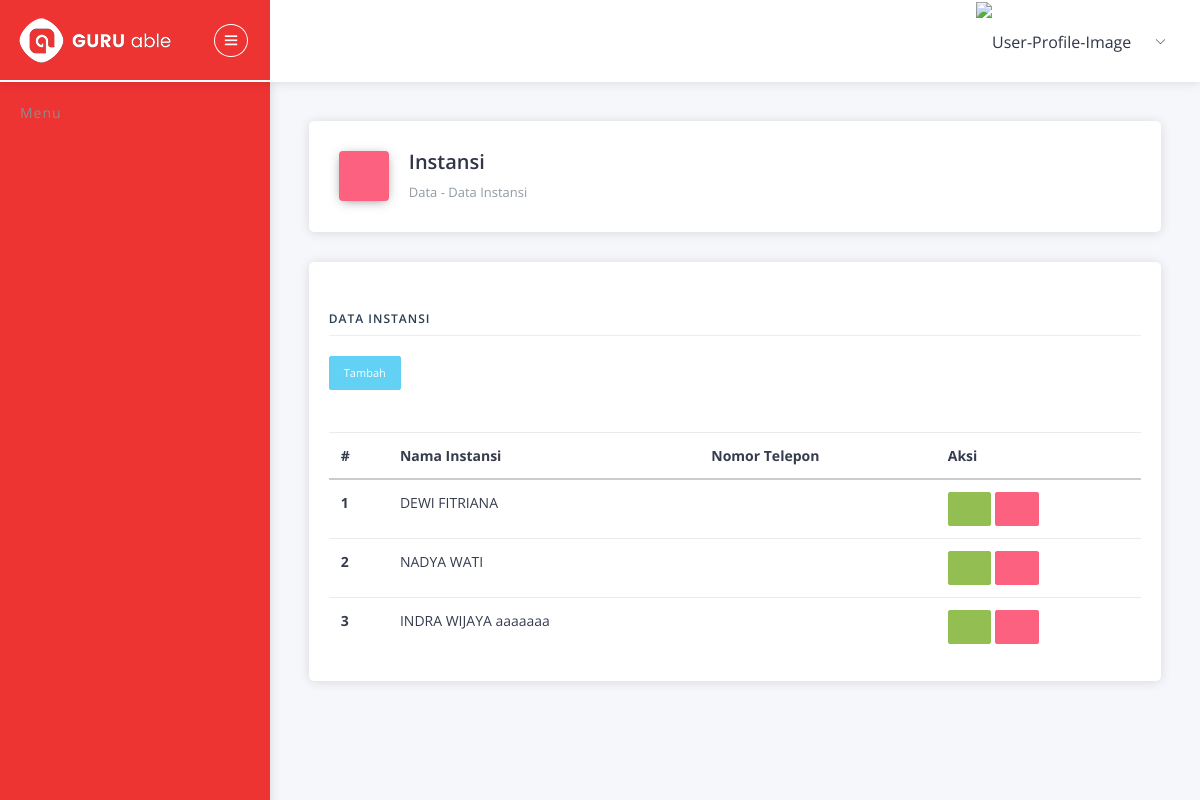
/, run on an earlier commit of the app's database.
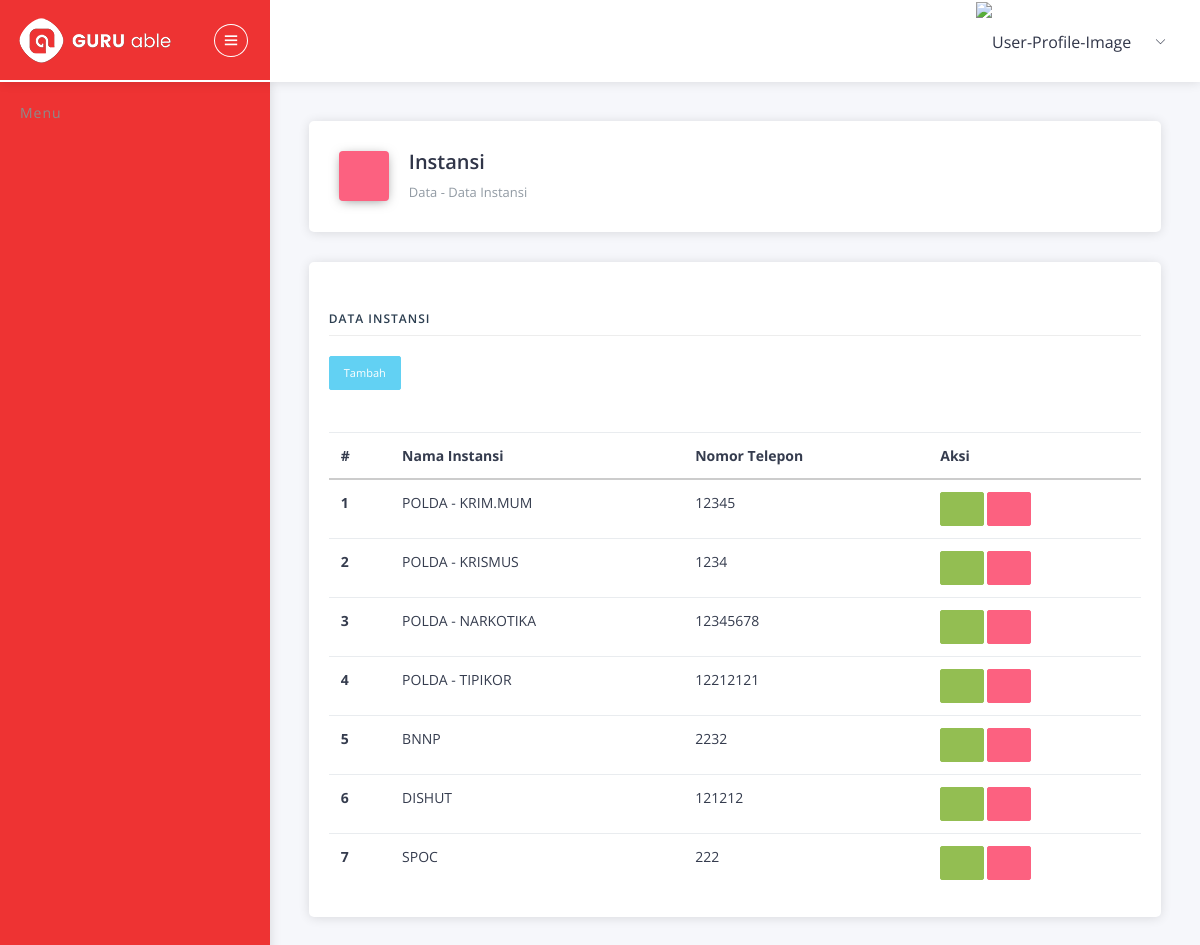
And on a later commit of the database.
### tables this page shows
CREATE TABLE IF NOT EXISTS `instansi` (
  `id` int(5) NOT NULL AUTO_INCREMENT,
  `nama` varchar(50) NOT NULL,
  `no_hp` varchar(14) DEFAULT NULL,
  PRIMARY KEY (`id`)
);

### application/controllers/Instansi.php (called while the page is built, shortened)
<?php
class Instansi extends CI_Controller
{
    public function __construct()
    {
        $this->load->model('Instansi_model');
    }
    public function index()
    {
        $data['instansi'] = $this->Instansi_model->getAllInstansi();
        $this->load->view('template/atas');
        $this->load->view('instansi/index', $data);
        $this->load->view('template/bawah');
    }
}

### index.php (called while the page is built, shortened)
<?php
require_once BASEPATH.'core/CodeIgniter.php';

### application/models/Instansi_model.php (called while the page is built, shortened)
<?php
class Instansi_model extends CI_model
{
    public function getAllInstansi()
    {
        return $this->db->get('instansi')->result_array();
    }
}

### application/views/instansi/index.php (the view, shortened to what this page needs)
<div class="pcoded-content">
    <div class="pcoded-inner-content">
        <div class="main-body">
            <div class="page-wrapper">
                <div class="page-header card">
                    <div class="row align-items-end">
                        <div class="col-lg-8">
                            <div class="page-header-title">
                                <i class="icofont icofont icofont icofont-file-document bg-c-pink"></i>
                                <div class="d-inline">
                                    <h4>Instansi</h4>
                                    <span>Data - Data Instansi</span>
                                </div>
                            </div>
                        </div>
                        <div class="col-lg-4">
                        </div>
                    </div>
                </div>
                <div class="page-body">
                    <div class="row">
                        <div class="col-sm-12">
                            <div class="card">
                                <div class="card-header">
                                </div>
                                <div class="card-block">
                                    <h4 class="sub-title">Data Instansi</h4>
                                    <a href="<?= base_url() ?>instansi/add" class="btn btn-info btn-sm"> Tambah </a><br>
                                    <br>
                                    <br>
                                    <div class="card-block table-border-style">
                                        <div class="table-responsive">
                                            <table class="table">
                                                <thead>
                                                    <tr>
                                                        <th>#</th>
                                                        <th>Nama Instansi</th>
                                                        <th>Nomor Telepon</th>
                                                        <th>Aksi</th>
                                                    </tr>
                                                </thead>
                                                <tbody>
                                                    <?php $no = 1;
                                                    foreach ($instansi as $value) : ?>
                                                        <tr>
                                                            <th scope="row"><?= $no++ ?></th>
                                                            <td><?= $value['nama'] ?></td>
                                                            <td><?= $value['no_hp'] ?></td>
                                                            <td><a href="<?= base_url() ?>instansi/update/<?= $value['id_instansi']; ?>" class="btn btn-success btn-sm">
                                                                    <i class="icofont icofont-pencil-alt-5"></i>
                                                                </a>
                                                                <a onclick="return confirm('Yakin Hapus')" href="<?= base_url() ?>instansi/delete/<?= $value['id_instansi']; ?>" class="btn btn-danger btn-sm">
                                                                    <i class="icofont icofont-trash"></i>
                                                                </a>
                                                            </td>
                                                        </tr>
                                                    <?php endforeach ?>
                                                </tbody>
                                            </table>
                                        </div>
                                    </div>
                                </div>
                            </div>
                        </div>
                    </div>
                </div>
            </div>
        </div>
    </div>
</div>

### application/views/template/atas.php (shortened to what this page needs)
<!DOCTYPE html>
<html lang="en">
<head>
    <link rel="stylesheet" type="text/css" href="<?= base_url() ?>assets/css/bootstrap/css/bootstrap.min.css">
    <link rel="stylesheet" type="text/css" href="<?= base_url() ?>assets/icon/themify-icons/themify-icons.css">
    <link rel="stylesheet" type="text/css" href="<?= base_url() ?>assets/icon/icofont/css/icofont.css">
    <link rel="stylesheet" type="text/css" href="<?= base_url() ?>assets/css/style.css">
    <link rel="stylesheet" type="text/css" href="<?= base_url() ?>assets/css/jquery.mCustomScrollbar.css">
    <link rel="stylesheet" type="text/css" href="<?= base_url() ?>assets/css/dataTables.bootstrap4.min.css">
    <link href="<?= base_url() ?>assets/css/select2.min.css" rel="stylesheet" />
</head>
<body>
    <div id="pcoded" class="pcoded">
        <div class="pcoded-container navbar-wrapper">
            <nav class="navbar header-navbar pcoded-header">
                <div class="navbar-wrapper">
                    <div class="navbar-logo">
                        <a class="mobile-menu" id="mobile-collapse" href="#!">
                            <i class="ti-menu"></i>
                        </a>
                        <a href="index.html">
                            <img class="img-fluid" src="<?= base_url() ?>assets/images/logo.png" alt="Theme-Logo" />
                        </a>
                    </div>
                    <div class="navbar-container container-fluid">
                        <ul class="nav-right">
                            <li class="user-profile header-notification">
                                <a href="#!">
                                    <?php $file = $this->session->userdata('file'); ?>
                                    <img src="<?= base_url() ?>assets/foto/<?= $file; ?>" class="img-radius" alt="User-Profile-Image">
                                    <i class="ti-angle-down"></i>
                                </a>
                            </li>
                        </ul>
                    </div>
                </div>
            </nav>
            <div class="pcoded-main-container">
                <div class="pcoded-wrapper">
                    <nav class="pcoded-navbar">
                        <div class="pcoded-inner-navbar main-menu">
                            <div class="pcoded-navigatio-lavel" data-i18n="nav.category.navigation">Menu</div>
                        </div>
                    </nav>

### application/views/template/bawah.php (shortened to what this page needs)
</div>
</div>
</div>
</div>
</body>
</html>

What changed in the data, as far as the page shows it:
removed instansi: nama "DEWI FITRIANA"
removed instansi: nama "NADYA WATI"
removed instansi: nama "INDRA WIJAYA aaaaaaa"
added instansi: nama "POLDA - KRIM.MUM", no_hp "12345"
added instansi: nama "POLDA - KRISMUS", no_hp "1234"
added instansi: nama "POLDA - NARKOTIKA", no_hp "12345678"
added instansi: nama "POLDA - TIPIKOR", no_hp "12212121"
added instansi: nama "BNNP", no_hp "2232"
added instansi: nama "DISHUT", no_hp "121212"
added instansi: nama "SPOC", no_hp "222"
